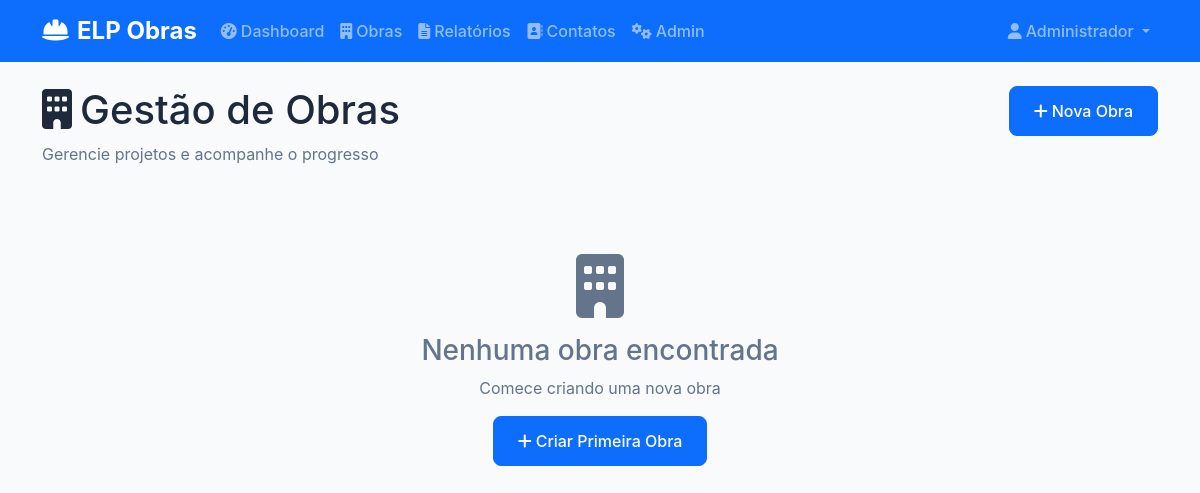
The app's page /projects (signed in), older data.
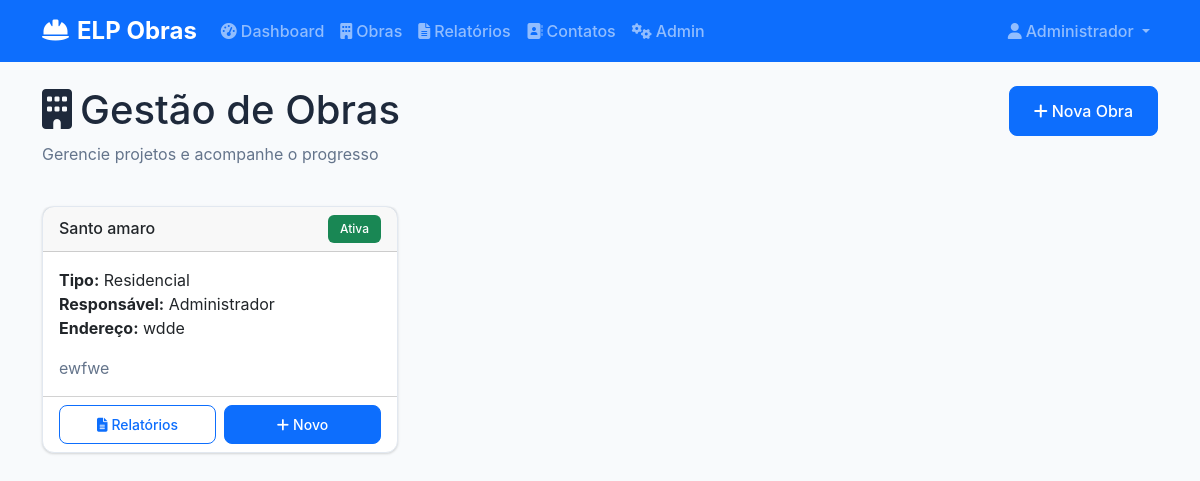
The same page, newer data.
### models.py (models this page shows)
class User(UserMixin, db.Model):
    __tablename__ = 'users'
    id = db.Column(db.Integer, primary_key=True)
    nome = db.Column(db.String(100), nullable=False)
    email = db.Column(db.String(120), unique=True, nullable=False)
    senha_hash = db.Column(db.String(256), nullable=False)
    role = db.Column(db.String(20), default='user')  # 'admin' or 'user'
    data_criacao = db.Column(db.DateTime, default=datetime.utcnow)
    obras_responsavel = db.relationship('Obra', backref='responsavel', lazy=True)
    relatorios = db.relationship('Relatorio', backref='usuario', lazy=True)

class Obra(db.Model):
    __tablename__ = 'obras'
    id = db.Column(db.Integer, primary_key=True)
    nome = db.Column(db.String(200), nullable=False)
    tipo = db.Column(db.String(100), nullable=False)
    responsavel_id = db.Column(db.Integer, db.ForeignKey('users.id'), nullable=False)
    status = db.Column(db.String(50), default='ativa')
    data_inicio = db.Column(db.Date)
    data_fim = db.Column(db.Date)
    endereco = db.Column(db.Text)
    descricao = db.Column(db.Text)
    data_criacao = db.Column(db.DateTime, default=datetime.utcnow)
    relatorios = db.relationship('Relatorio', backref='obra', lazy=True, cascade='all, delete-orphan')
    contatos = db.relationship('Contato', backref='obra', lazy=True, cascade='all, delete-orphan')
    alertas = db.relationship('Alerta', backref='obra', lazy=True, cascade='all, delete-orphan')

### routes.py (the view)
@app.route('/projects')
@login_required
def projects():
    if current_user.role == 'admin':
        obras = Obra.query.all()
    else:
        obras = Obra.query.filter_by(responsavel_id=current_user.id).all()
    users = User.query.all() if current_user.role == 'admin' else []
    return render_template('projects.html', obras=obras, users=users)

### app.py (called while the page is built)
@login_manager.user_loader
def load_user(user_id):
    return User.query.get(int(user_id))

### templates/projects.html (shortened to what this page needs)
{% extends "base.html" %}
{% block content %}
<div class="row mb-4">
    <div class="col">
        <h1><i class="fas fa-building me-2"></i>Gestão de Obras</h1>
        <p class="text-muted">Gerencie projetos e acompanhe o progresso</p>
    </div>
    {% if current_user.role == 'admin' %}
    <div class="col-auto">
        <button class="btn btn-primary" data-bs-toggle="modal" data-bs-target="#newProjectModal">
            <i class="fas fa-plus me-1"></i>Nova Obra
        </button>
    </div>
    {% endif %}
</div>
{% if obras %}
<div class="row">
    {% for obra in obras %}
    <div class="col-md-6 col-lg-4 mb-4">
        <div class="card project-card h-100">
            <div class="card-header d-flex justify-content-between align-items-center">
                <h6 class="mb-0">{{ obra.nome }}</h6>
                <span class="badge bg-{{ 'success' if obra.status == 'ativa' else 'secondary' }}">
                    {{ obra.status.title() }}
                </span>
            </div>
            <div class="card-body">
                <p class="card-text">
                    <strong>Tipo:</strong> {{ obra.tipo }}<br>
                    <strong>Responsável:</strong> {{ obra.responsavel.nome }}<br>
                    {% if obra.endereco %}
                    <strong>Endereço:</strong> {{ obra.endereco }}<br>
                    {% endif %}
                </p>
                {% if obra.descricao %}
                <p class="card-text text-muted">{{ obra.descricao[:100] }}{% if obra.descricao|length > 100 %}...{% endif %}</p>
                {% endif %}
            </div>
            <div class="card-footer bg-transparent">
                <div class="row g-2">
                    <div class="col">
                        <a href="{{ url_for('reports', obra_id=obra.id) }}" class="btn btn-outline-primary btn-sm w-100">
                            <i class="fas fa-file-alt me-1"></i>Relatórios
                        </a>
                    </div>
                    <div class="col">
                        <a href="{{ url_for('create_report_form') }}?obra_id={{ obra.id }}" class="btn btn-primary btn-sm w-100">
                            <i class="fas fa-plus me-1"></i>Novo
                        </a>
                    </div>
                </div>
            </div>
        </div>
    </div>
    {% endfor %}
</div>
{% else %}
<div class="text-center py-5">
    <i class="fas fa-building fa-4x text-muted mb-3"></i>
    <h3 class="text-muted">Nenhuma obra encontrada</h3>
    {% if current_user.role == 'admin' %}
    <p class="text-muted">Comece criando uma nova obra</p>
    <button class="btn btn-primary" data-bs-toggle="modal" data-bs-target="#newProjectModal">
        <i class="fas fa-plus me-1"></i>Criar Primeira Obra
    </button>
    {% else %}
    <p class="text-muted">Entre em contato com o administrador para ter acesso às obras</p>
    {% endif %}
</div>
{% endif %}
{% endblock %}

### templates/base.html (shortened to what this page needs)
<!DOCTYPE html>
<html lang="pt-BR">
<head>
    <link href="https://cdn.jsdelivr.net/npm/bootstrap@5.3.0/dist/css/bootstrap.min.css" rel="stylesheet">
    <link href="https://cdnjs.cloudflare.com/ajax/libs/font-awesome/6.4.0/css/all.min.css" rel="stylesheet">
    <link href="{{ url_for('static', filename='css/style.css') }}" rel="stylesheet">
</head>
<body>
    {% if current_user.is_authenticated %}
    <nav class="navbar navbar-expand-lg navbar-dark bg-primary">
        <div class="container">
            <a class="navbar-brand" href="{{ url_for('dashboard') }}">
                <i class="fas fa-hard-hat me-2"></i>ELP Obras
            </a>
            <div class="collapse navbar-collapse" id="navbarNav">
                <ul class="navbar-nav me-auto">
                    <li class="nav-item">
                        <a class="nav-link" href="{{ url_for('dashboard') }}">
                            <i class="fas fa-tachometer-alt me-1"></i>Dashboard
                        </a>
                    </li>
                    <li class="nav-item">
                        <a class="nav-link" href="{{ url_for('projects') }}">
                            <i class="fas fa-building me-1"></i>Obras
                        </a>
                    </li>
                    <li class="nav-item">
                        <a class="nav-link" href="{{ url_for('reports') }}">
                            <i class="fas fa-file-alt me-1"></i>Relatórios
                        </a>
                    </li>
                    <li class="nav-item">
                        <a class="nav-link" href="{{ url_for('contacts') }}">
                            <i class="fas fa-address-book me-1"></i>Contatos
                        </a>
                    </li>
                    {% if current_user.role == 'admin' %}
                    <li class="nav-item">
                        <a class="nav-link" href="{{ url_for('admin_panel') }}">
                            <i class="fas fa-cogs me-1"></i>Admin
                        </a>
                    </li>
                    {% endif %}
                </ul>
                <ul class="navbar-nav">
                    <li class="nav-item dropdown">
                        <a class="nav-link dropdown-toggle" href="#" role="button" data-bs-toggle="dropdown">
                            <i class="fas fa-user me-1"></i>{{ current_user.nome }}
                        </a>
                    </li>
                </ul>
            </div>
        </div>
    </nav>
    {% endif %}
    <main class="main-content">
        <div class="container mt-4">
            {% block content %}{% endblock %}
        </div>
    </main>
</body>
</html>

### static/css/style.css (style rules this page uses)
:root { --primary-color: #2563eb; --secondary-color: #64748b; --success-color: #10b981; --warning-color: #f59e0b; --danger-color: #ef4444; --info-color: #06b6d4; --light-color: #f8fafc; --dark-color: #1e293b; --border-color: #e2e8f0; }
body { font-family: 'Inter', -apple-system, BlinkMacSystemFont, 'Segoe UI', Roboto, sans-serif; background-color: var(--light-color); color: var(--dark-color); }
.main-content { min-height: calc(100vh - 76px); padding-bottom: 2rem; }
.navbar-brand { font-weight: 700; font-size: 1.5rem; }
.navbar-nav .nav-link { font-weight: 500; transition: all 0.3s ease; }
.card { border: 1px solid var(--border-color); border-radius: 12px; box-shadow: 0 1px 3px 0 rgba(0, 0, 0, 0.1), 0 1px 2px 0 rgba(0, 0, 0, 0.06); transition: all 0.3s ease; }
.btn { border-radius: 8px; font-weight: 500; padding: 0.75rem 1.5rem; transition: all 0.3s ease; }
.btn-sm { padding: 0.5rem 0.75rem; font-size: 0.875rem; }
.project-card { transition: transform 0.3s ease, box-shadow 0.3s ease; }
.badge { font-weight: 500; padding: 0.5rem 0.75rem; border-radius: 6px; }
.text-muted { color: var(--secondary-color) !important; }

Row changes from the older to the newer data that the page shows:
added Obra: nome "Santo amaro", status "Ativa", tipo "Residencial", responsavel.nome "Administrador", endereco "wdde", descricao "ewfwe"
Text that changed along with them:
text no longer shown: "Nenhuma obra encontrada Comece criando uma nova obra Criar Primeira Obra"
